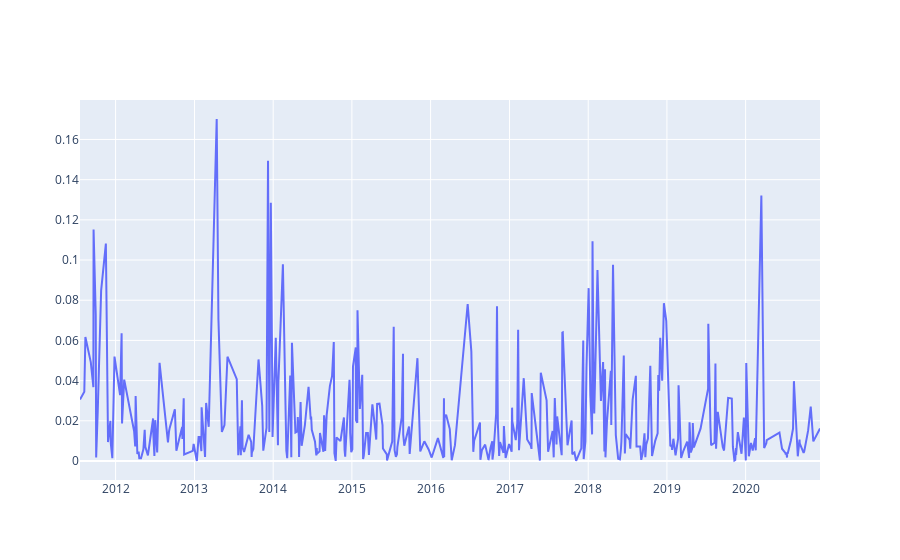

This figure's notebook cell:
### Code cell
import plotly.graph_objects as go

# show perecentages of wrong predictions over time
fig = go.Figure(data=go.Scatter(x=dfwrongs.abs().index, y=dfwrongs.abs().percentage_daily_return.values))
fig.show()

### Figure 1 — Plotly figure (JSON) as saved in the notebook; plotly's stock layout.template omitted (floating-point values rounded to 4 significant figures; data arrays with more than 128 entries replaced by an {"elided": "..."} marker saying what was removed)
{"data": [{"type": "scatter", "x": {"elided": "382 str values"}, "y": {"elided": "382 float values"}}], "layout": {}}
